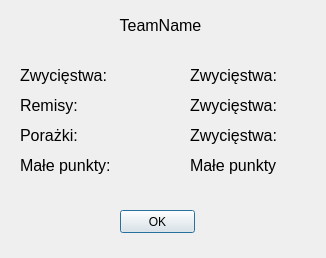
<?xml version="1.0" encoding="UTF-8"?>
<ui version="4.0">
 <class>TeamInfo</class>
 <widget class="QDialog" name="TeamInfo">
  <property name="geometry">
   <rect>
    <x>0</x>
    <y>0</y>
    <width>326</width>
    <height>258</height>
   </rect>
  </property>
  <property name="windowTitle">
   <string>Dialog</string>
  </property>
  <widget class="QLabel" name="teamName">
   <property name="geometry">
    <rect>
     <x>0</x>
     <y>10</y>
     <width>321</width>
     <height>31</height>
    </rect>
   </property>
   <property name="font">
    <font>
     <pointsize>12</pointsize>
    </font>
   </property>
   <property name="text">
    <string>TeamName</string>
   </property>
   <property name="alignment">
    <set>Qt::AlignCenter</set>
   </property>
  </widget>
  <widget class="QLabel" name="label_2">
   <property name="geometry">
    <rect>
     <x>20</x>
     <y>60</y>
     <width>131</width>
     <height>31</height>
    </rect>
   </property>
   <property name="font">
    <font>
     <pointsize>12</pointsize>
    </font>
   </property>
   <property name="text">
    <string>Zwycięstwa:</string>
   </property>
   <property name="alignment">
    <set>Qt::AlignLeading|Qt::AlignLeft|Qt::AlignVCenter</set>
   </property>
  </widget>
  <widget class="QLabel" name="label_3">
   <property name="geometry">
    <rect>
     <x>20</x>
     <y>90</y>
     <width>131</width>
     <height>31</height>
    </rect>
   </property>
   <property name="font">
    <font>
     <pointsize>12</pointsize>
    </font>
   </property>
   <property name="text">
    <string>Remisy:</string>
   </property>
   <property name="alignment">
    <set>Qt::AlignLeading|Qt::AlignLeft|Qt::AlignVCenter</set>
   </property>
  </widget>
  <widget class="QLabel" name="label_4">
   <property name="geometry">
    <rect>
     <x>20</x>
     <y>120</y>
     <width>131</width>
     <height>31</height>
    </rect>
   </property>
   <property name="font">
    <font>
     <pointsize>12</pointsize>
    </font>
   </property>
   <property name="text">
    <string>Porażki:</string>
   </property>
   <property name="alignment">
    <set>Qt::AlignLeading|Qt::AlignLeft|Qt::AlignVCenter</set>
   </property>
  </widget>
  <widget class="QLabel" name="wins">
   <property name="geometry">
    <rect>
     <x>190</x>
     <y>60</y>
     <width>131</width>
     <height>31</height>
    </rect>
   </property>
   <property name="font">
    <font>
     <pointsize>12</pointsize>
    </font>
   </property>
   <property name="text">
    <string>Zwycięstwa:</string>
   </property>
   <property name="alignment">
    <set>Qt::AlignLeading|Qt::AlignLeft|Qt::AlignVCenter</set>
   </property>
  </widget>
  <widget class="QLabel" name="ties">
   <property name="geometry">
    <rect>
     <x>190</x>
     <y>90</y>
     <width>131</width>
     <height>31</height>
    </rect>
   </property>
   <property name="font">
    <font>
     <pointsize>12</pointsize>
    </font>
   </property>
   <property name="text">
    <string>Zwycięstwa:</string>
   </property>
   <property name="alignment">
    <set>Qt::AlignLeading|Qt::AlignLeft|Qt::AlignVCenter</set>
   </property>
  </widget>
  <widget class="QLabel" name="losses">
   <property name="geometry">
    <rect>
     <x>190</x>
     <y>120</y>
     <width>131</width>
     <height>31</height>
    </rect>
   </property>
   <property name="font">
    <font>
     <pointsize>12</pointsize>
    </font>
   </property>
   <property name="text">
    <string>Zwycięstwa:</string>
   </property>
   <property name="alignment">
    <set>Qt::AlignLeading|Qt::AlignLeft|Qt::AlignVCenter</set>
   </property>
  </widget>
  <widget class="QPushButton" name="ok">
   <property name="geometry">
    <rect>
     <x>120</x>
     <y>210</y>
     <width>75</width>
     <height>23</height>
    </rect>
   </property>
   <property name="text">
    <string>OK</string>
   </property>
  </widget>
  <widget class="QLabel" name="label_5">
   <property name="geometry">
    <rect>
     <x>20</x>
     <y>150</y>
     <width>131</width>
     <height>31</height>
    </rect>
   </property>
   <property name="font">
    <font>
     <pointsize>12</pointsize>
    </font>
   </property>
   <property name="text">
    <string>Małe punkty:</string>
   </property>
   <property name="alignment">
    <set>Qt::AlignLeading|Qt::AlignLeft|Qt::AlignVCenter</set>
   </property>
  </widget>
  <widget class="QLabel" name="smallPoints">
   <property name="geometry">
    <rect>
     <x>190</x>
     <y>150</y>
     <width>131</width>
     <height>31</height>
    </rect>
   </property>
   <property name="font">
    <font>
     <pointsize>12</pointsize>
    </font>
   </property>
   <property name="text">
    <string>Małe punkty</string>
   </property>
   <property name="alignment">
    <set>Qt::AlignLeading|Qt::AlignLeft|Qt::AlignVCenter</set>
   </property>
  </widget>
 </widget>
 <resources/>
 <connections/>
</ui>
